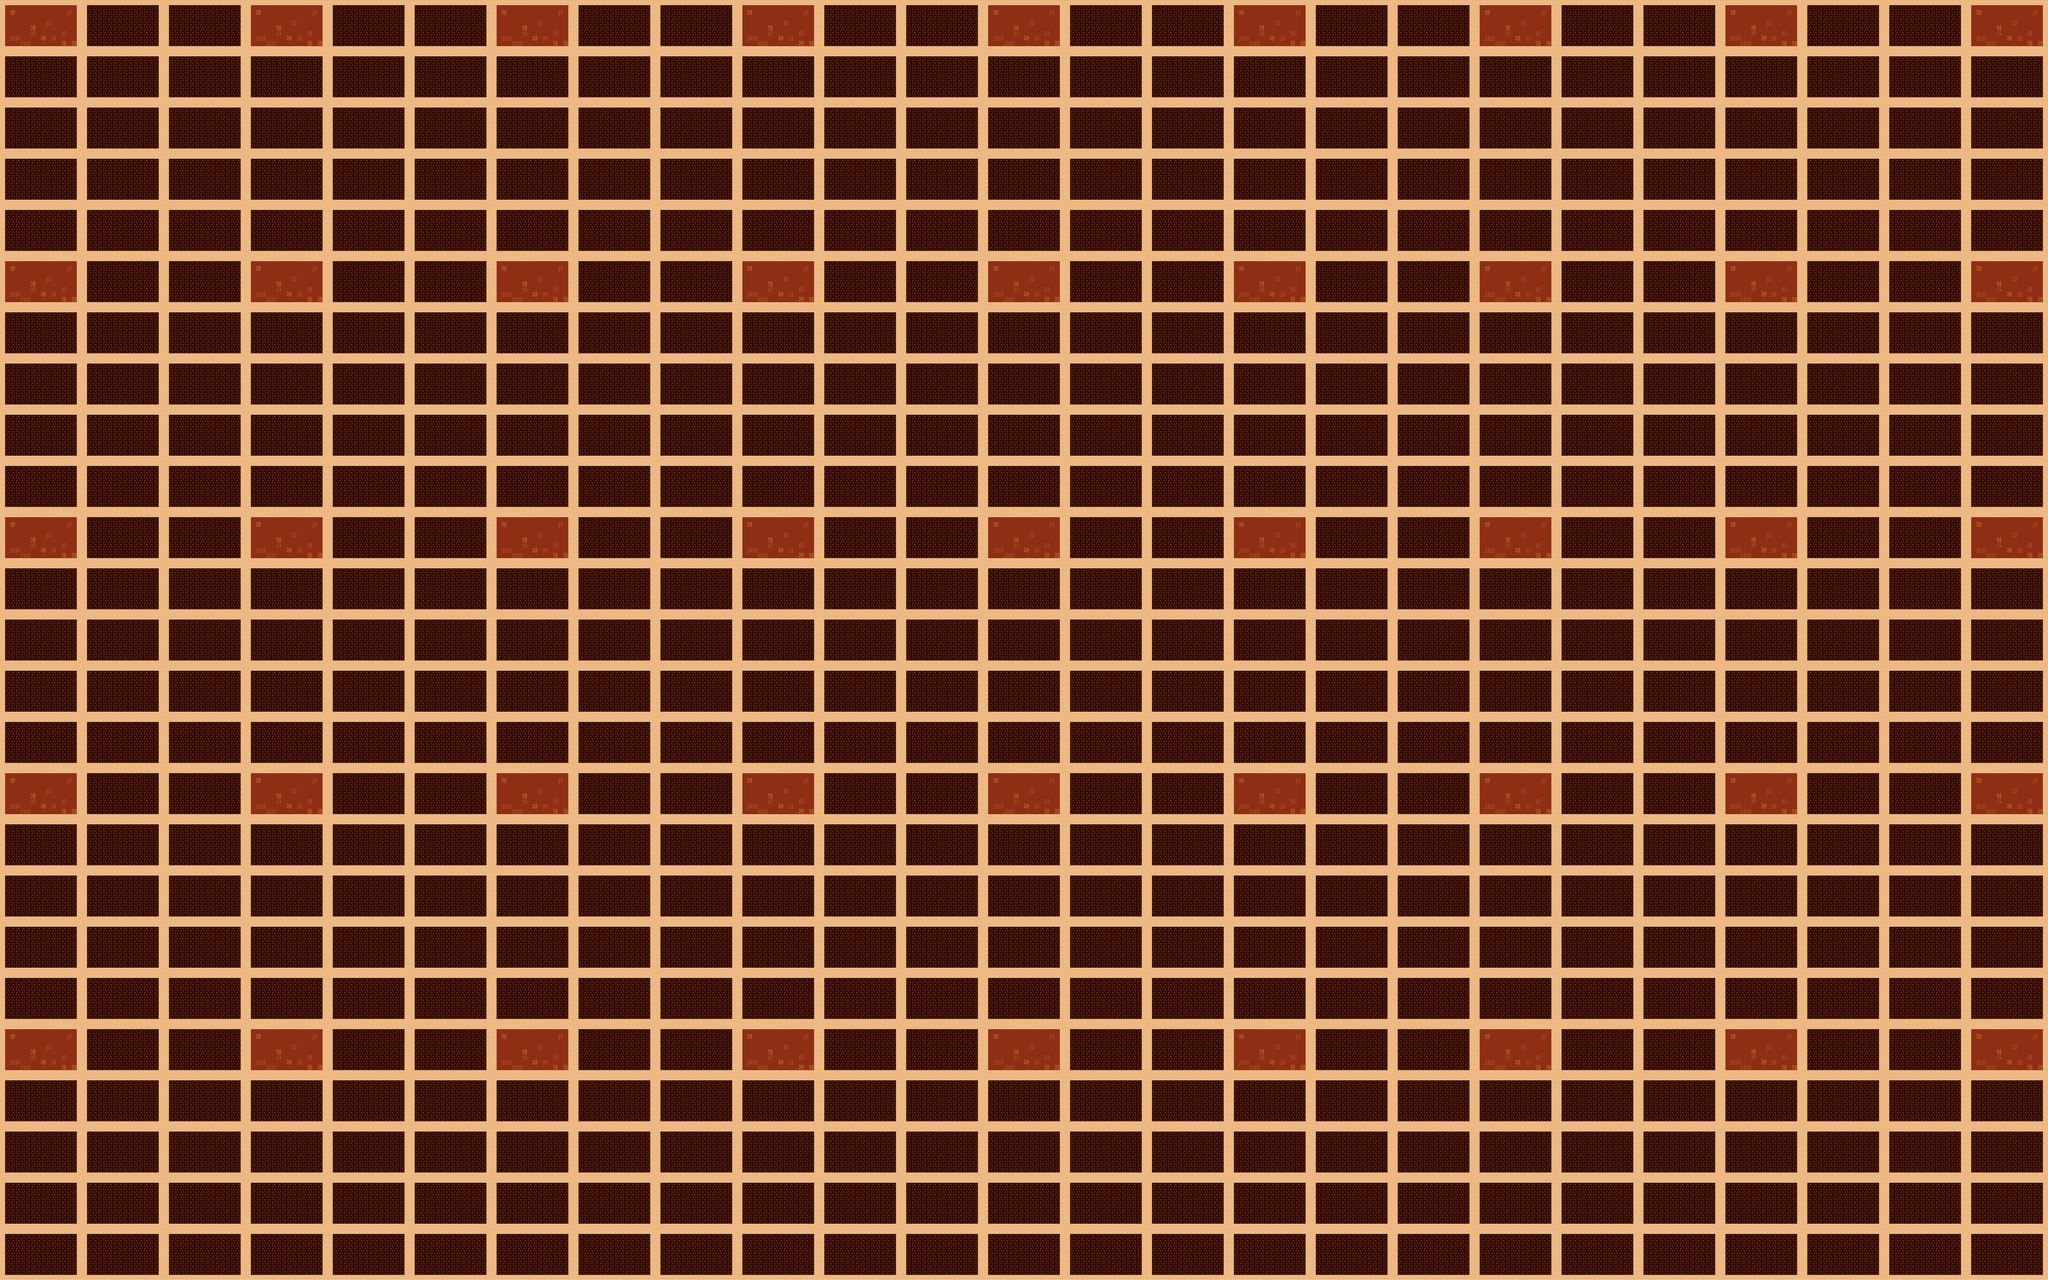

This game map was drawn from its Tiled (.tmx) file and the tilesets committed beside it. A one-line description and the trimmed map source follow:
An orthogonal 400x250 tile map with 16x16 px tiles, 1 tile layer (base) and 13 objects (11x 상자, player, tree).

<map version="1.4" tiledversion="1.4.2" orientation="orthogonal" renderorder="right-down" width="400" height="250" tilewidth="16" tileheight="16" infinite="0" nextlayerid="5" nextobjectid="23">
 <editorsettings>
  <export target="../bin/assets/map.json" format="json" />
 </editorsettings>
 <tileset firstgid="1" source="16x16_Jerom_CC-BY-SA-3.0.tsx" />
 <layer id="1" name="base" width="400" height="250">
  <data>[100000 cells, 100000 non-empty, 5 distinct tile ids]</data>
 </layer>
 <objectgroup id="2" name="objLayer">
  <object id="3" name="Player" type="player" gid="191" x="112" y="96" width="16" height="16" />
  <object id="10" type="tree" gid="16" x="160" y="64" width="16" height="16" />
  <object id="11" type="상자" gid="16" x="144" y="64" width="16" height="16" />
  <object id="12" type="상자" gid="68" x="160" y="80" width="16" height="16" />
  <object id="13" type="상자" gid="85" x="112" y="112" width="16" height="16" />
  <object id="15" type="상자" gid="81" x="112" y="128" width="16" height="16" />
  <object id="16" type="상자" gid="85" x="112" y="48" width="16" height="16" />
  <object id="17" type="상자" gid="81" x="112" y="64" width="16" height="16" />
  <object id="18" type="상자" gid="95" x="112" y="32" width="16" height="16" />
  <object id="19" type="상자" gid="81" x="80" y="96" width="16" height="16" />
  <object id="20" type="상자" gid="81" x="64" y="96" width="16" height="16" />
  <object id="21" type="상자" gid="81" x="48" y="96" width="16" height="16" />
  <object id="22" type="상자" gid="81" x="32" y="96" width="16" height="16" />
 </objectgroup>
</map>
